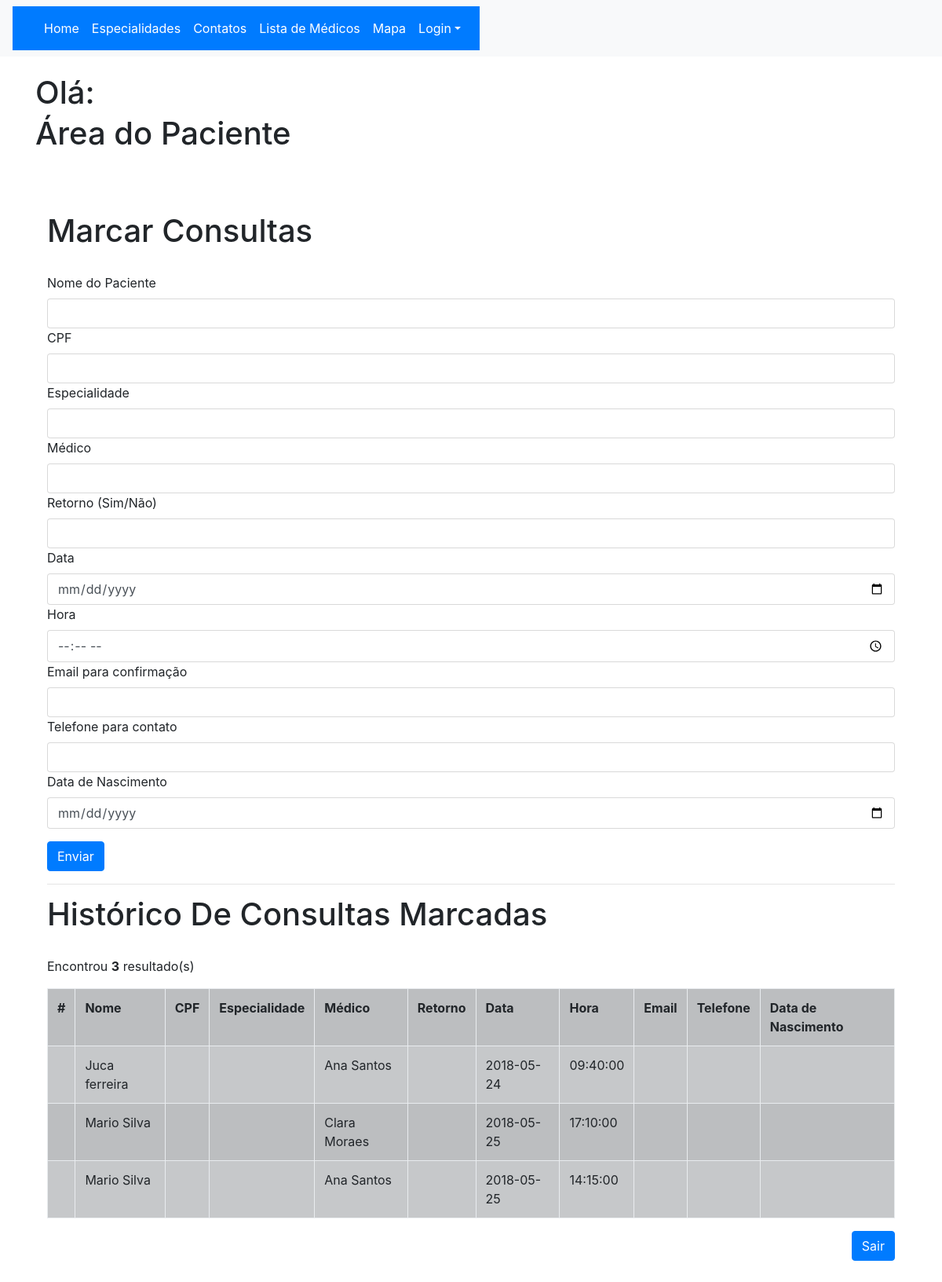
Screenshot of /consultas/area-paciente.php with the database file from the repository.
### tables this page shows
CREATE TABLE `consulta` (
  `id_consulta` int(11) NOT NULL AUTO_INCREMENT,
  `nome_paciente` varchar(150) NOT NULL,
  `cpf` varchar(15) NOT NULL,
  `especialidade` varchar(50) NOT NULL,
  `medico` varchar(150) NOT NULL,
  `retorno` text NOT NULL,
  `data` date NOT NULL,
  `hora` time NOT NULL,
  `email` text NOT NULL,
  `telefone` varchar(20) NOT NULL,
  `data_nascimento` date NOT NULL,
  PRIMARY KEY (`id_consulta`)
);

### consultas/area-paciente.php (the view, shortened to what this page needs)
<!DOCTYPE html>
<html lang="pt-BR">
<?php session_start(); include'config.php';?>
<head>
		<link rel="stylesheet" href="css/bootstrap.min.css">
		<link rel="stylesheet" href="css/font-awesome.min.css">
</head>
<br />
<br />
<br />
<br />
<?php
$secao_usuario  = $_SESSION['nome_usupaciente'];
?>
<div class="container">
<h1>Olá: <?php print $secao_usuario; ?></h1>
<h1>Área do Paciente</h1>
	<nav class="navbar fixed-top navbar-light bg-light">
		<nav class="navbar navbar-expand-lg navbar-dark bg-primary">
			<div class="collapse navbar-collapse" id="navbarNavDropdown">
				<ul class="navbar-nav">
					<li class="nav-item active">
						<a class="nav-link" href="index.php">Home</a></li>
						<li class="nav-item active">
						<a class="nav-link" href="index.php">Especialidades</a></li>
						<li class="nav-item active">
						<a class="nav-link" href="index.php">Contatos</a></li>
						<li class="nav-item active">
						<a class="nav-link" href="index.php">Lista de Médicos</a></li>
						<li class="nav-item active">
						<a class="nav-link" href="index.php">Mapa</a></li>
					<li class="nav-item dropdown active">
						<a class="nav-link dropdown-toggle" href="#" id="navbarDropdownMenuLink" data-toggle="dropdown" aria-haspopup="true" aria-expanded="false">Login</a>
					</li>
				</ul>
			</div>
		</nav>
	</nav>
<section id="marcar-consultas">
<br />
<br />
<br />
<div class="container">
<h1>Marcar Consultas</h1><br />
<form action="index.php?page=salvar-consultas&acao=cadastrar" method="POST">
	<div class="form-group">
		<label>Nome do Paciente</label>
		<input type="text" name="nome_paciente" class="form-control">
		<label>CPF</label>
		<input type="text" name="cpf" class="form-control">
		<label>Especialidade</label>
		<input type="text" name="especialidade"class="form-control">
		<label>Médico</label>
		<input type="text" name="medico"class="form-control">
		<label>Retorno (Sim/Não)</label>
		<input type="text" name="retorno"class="form-control">
		<label>Data</label>
		<input type="date" name="data"class="form-control">
		<label>Hora</label>
		<input type="time" name="hora"class="form-control">
		<label>Email para confirmação</label>
		<input type="email" name="email" class="form-control">
		<label>Telefone para contato</label>
		<input type="text" name="telefone" class="form-control">
		<label>Data de Nascimento</label>
		<input type="date" name="date" class="form-control">
	</div>
	<div class="form-group">
		<button type="submit" class="btn btn-primary">Enviar</button>
	</div>
	<hr />
	<h1>Histórico De Consultas Marcadas</h1>
<br />
<?php
	$sql = "SELECT id_consulta, nome_paciente, medico, data, hora FROM consulta INNER JOIN usupaciente WHERE consulta.id_consulta=usupaciente.id_usupaciente";
	$resultado = $conn->query($sql) or die($conn->error);
	$qtd = $resultado->num_rows;
	if($qtd > 0){
		print "<p>Encontrou <b>$qtd</b> resultado(s)</p>";
		print "<table class='table table-dark table-striped table-bordered table-hover'>";
		print "<tr>";
			print "<th>#</th>";
			print "<th>Nome</th>";
			print "<th>CPF</th>";
			print "<th>Especialidade</th>";
			print "<th>Médico</th>";
			print "<th>Retorno</th>";
			print "<th>Data</th>";
			print "<th>Hora</th>";
			print "<th>Email</th>";
			print "<th>Telefone</th>";
			print "<th>Data de Nascimento</th>";
			print "</tr>";
		while($row = $resultado->fetch_assoc()){
			print "<tr>";
			print "<td>".@$row["id_paciente"]."</td>";
			print "<td>".@$row["nome_paciente"]."</td>";
			print "<td>".@$row["cpf"]."</td>";
			print "<td>".@$row["especialidade"]."</td>";
			print "<td>".@$row["medico"]."</td>";
			print "<td>".@$row["retorno"]."</td>";
			print "<td>".@$row["data"]."</td>";
			print "<td>".@$row["hora"]."</td>";
			print "<td>".@$row["email"]."</td>";
			print "<td>".@$row["telefone"]."</td>";
			print "<td>".@$row["data_nascimento"]."</td>";
			print "</tr>";
		}
		print "</table>";
	}else{
		print "Não encontrou resultados";
	}
?>
	<a href="index.php" class="btn btn-primary pull-right" role="button" aria-disabled="true">Sair</a>
	<br />
	<br />
	<br />

### rows the page displays
consulta: nome_paciente "Juca ferreira", medico "Ana Santos", data "2018-05-24", hora "09:40:00"
consulta: nome_paciente "Mario Silva", medico "Clara Moraes", data "2018-05-25", hora "17:10:00"
consulta: nome_paciente "Mario Silva", medico "Ana Santos", data "2018-05-25", hora "14:15:00"

### other values shown
$qtd "3"
